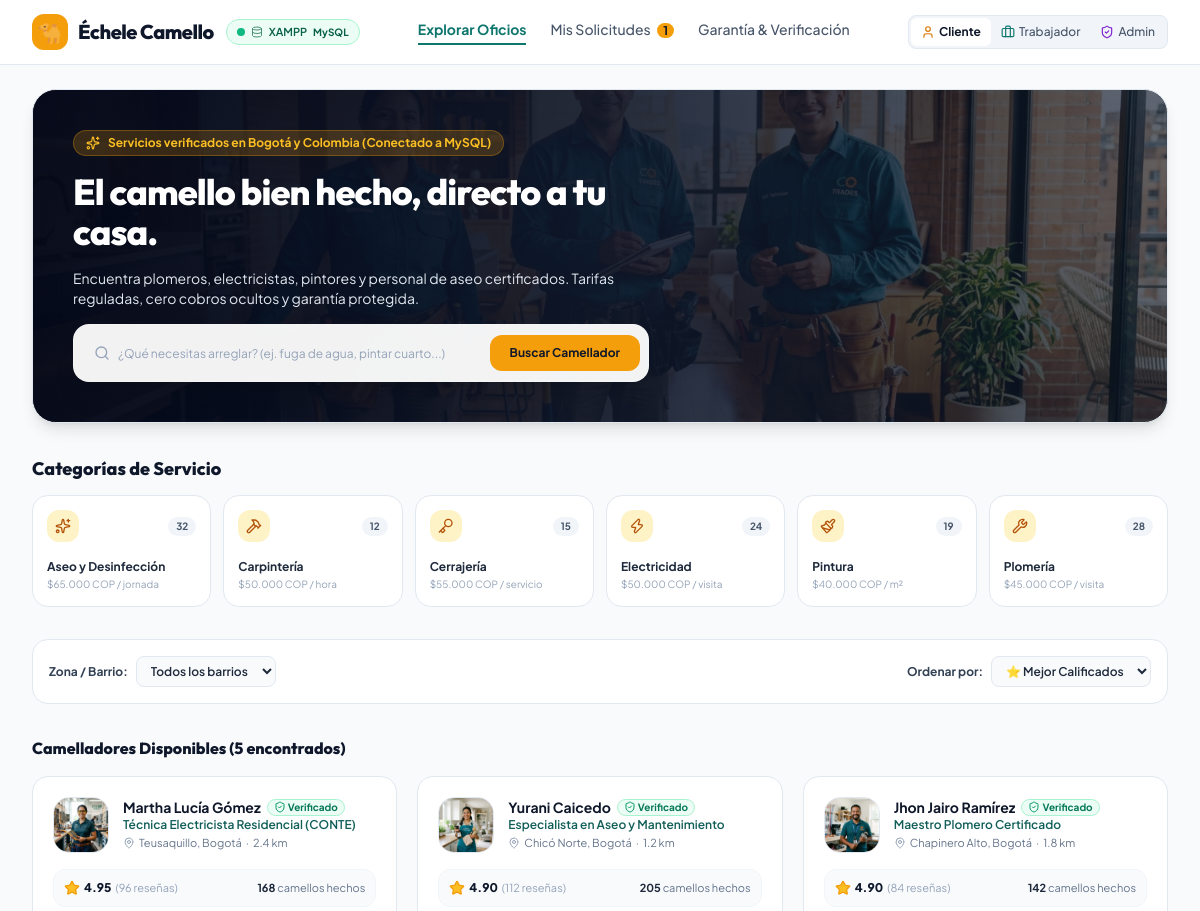
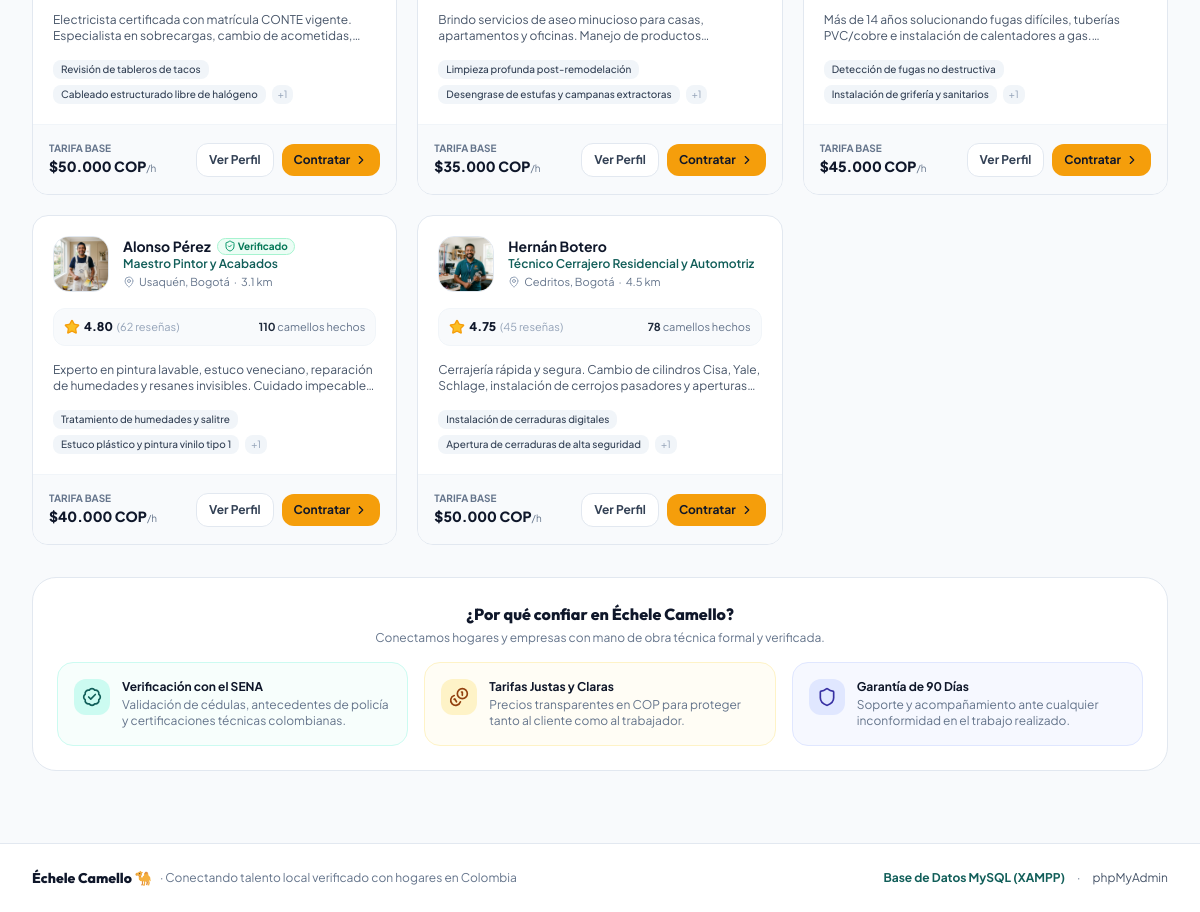
/php/index.php, run on the app's committed database (2 pictures, top to bottom).
### tables this page shows
CREATE TABLE `categories` (
  `id` VARCHAR(50) NOT NULL,
  `name` VARCHAR(100) NOT NULL,
  `iconName` VARCHAR(50) NOT NULL,
  `count` INT NOT NULL DEFAULT 0,
  `description` TEXT NOT NULL,
  `baseRate` VARCHAR(100) NOT NULL,
  PRIMARY KEY (`id`)
);

CREATE TABLE `workers` (
  `id` VARCHAR(50) NOT NULL,
  `name` VARCHAR(150) NOT NULL,
  `trade` VARCHAR(150) NOT NULL,
  `categoryId` VARCHAR(50) NOT NULL,
  `avatar` VARCHAR(255) NOT NULL,
  `rating` DECIMAL(3,2) NOT NULL DEFAULT 5.00,
  `reviewsCount` INT NOT NULL DEFAULT 0,
  `completedJobsCount` INT NOT NULL DEFAULT 0,
  `distanceKm` DECIMAL(4,1) NOT NULL DEFAULT 1.0,
  `neighborhood` VARCHAR(150) NOT NULL,
  `hourlyRate` INT NOT NULL DEFAULT 0,
  `baseServiceRate` INT NOT NULL DEFAULT 0,
  `bio` TEXT NOT NULL,
  `experienceYears` INT NOT NULL DEFAULT 0,
  `phone` VARCHAR(50) NOT NULL,
  `isVerified` TINYINT(1) NOT NULL DEFAULT 0,
  `documentStatus` ENUM('PENDIENTE_DE_VERIFICACION', 'VERIFICADO', 'RECHAZADO') NOT NULL DEFAULT 'PENDIENTE_DE_VERIFICACION',
  `isAvailableToday` TINYINT(1) NOT NULL DEFAULT 1,
  `specialties` LONGTEXT NOT NULL,
  `unavailableSlots` LONGTEXT NOT NULL,
  `created_at` TIMESTAMP DEFAULT CURRENT_TIMESTAMP,
  PRIMARY KEY (`id`),
  KEY `fk_worker_category` (`categoryId`),
  CONSTRAINT `fk_worker_category` FOREIGN KEY (`categoryId`) REFERENCES `categories` (`id`) ON DELETE CASCADE
);

### php/index.php (the view, shortened to what the rows shown need)
<?php
require_once __DIR__ . '/db.php';
require_once __DIR__ . '/functions.php';
$activeRole = $_GET['role'] ?? $_SESSION['role'] ?? 'cliente';
$activeTab = $_GET['tab'] ?? 'explorar';
$selectedCategory = $_GET['cat'] ?? null;
$selectedNeighborhood = $_GET['barrio'] ?? 'TODOS';
$searchQuery = trim($_GET['q'] ?? '');
$sortBy = $_GET['sort'] ?? 'rating';
$categories = getCategories($pdo);
$workers = getWorkers($pdo, $selectedCategory, $selectedNeighborhood, $searchQuery, $sortBy);
?>
<!DOCTYPE html>
<html lang="es">
<head>
    <script src="https://cdn.tailwindcss.com"></script>
</head>
<body class="min-h-screen flex flex-col text-slate-800">
    <main class="flex-1 max-w-7xl w-full mx-auto px-4 sm:px-6 lg:px-8 py-6 space-y-8">
        <?php if ($activeTab === 'explorar'): ?>
            <div class="relative rounded-3xl overflow-hidden shadow-lg border border-slate-200 bg-slate-900 min-h-[300px] flex items-center">
                <div class="relative z-10 max-w-2xl p-6 sm:p-10 space-y-4">
                    <h1 class="font-heading font-extrabold text-3xl sm:text-4xl text-white tracking-tight leading-tight">
                        El camello bien hecho, directo a tu casa.
                    </h1>
                </div>
            </div>
            <div class="space-y-3">
                <div class="flex items-center justify-between">
                    <h2 class="font-heading font-extrabold text-lg text-slate-900">Categorías de Servicio</h2>
                </div>
                <div class="grid grid-cols-2 sm:grid-cols-3 lg:grid-cols-6 gap-3">
                    <?php
                    $catIcons = [
                        'plomeria' => 'wrench',
                        'electricidad' => 'zap',
                        'pintura' => 'paintbrush',
                        'aseo' => 'sparkles',
                        'cerrajeria' => 'key',
                        'carpinteria' => 'hammer'
                    ];
                    foreach ($categories as $cat):
                        $isSelected = ($selectedCategory === $cat['id']);
                        $icon = $catIcons[$cat['id']] ?? 'briefcase';
                    ?>
                        <a href="index.php?tab=explorar&role=<?php echo $activeRole; ?>&cat=<?php echo $cat['id']; ?><?php echo !empty($searchQuery) ? '&q=' . urlencode($searchQuery) : ''; ?>" class="p-3.5 rounded-2xl border transition-all text-left flex flex-col justify-between h-28 group <?php echo $isSelected ? 'bg-teal-800 text-white border-teal-800 shadow-md ring-2 ring-teal-600' : 'bg-white hover:bg-slate-50 border-slate-200 text-slate-800 hover:shadow-xs'; ?>">
                            <div class="flex items-center justify-between">
                                <div class="w-8 h-8 rounded-xl flex items-center justify-center <?php echo $isSelected ? 'bg-white/20 text-white' : 'bg-amber-100 text-amber-700 group-hover:bg-amber-200'; ?>">
                                    <i data-lucide="<?php echo $icon; ?>" class="w-4 h-4"></i>
                                </div>
                                <span class="text-[10px] font-bold px-2 py-0.5 rounded-full <?php echo $isSelected ? 'bg-white/20 text-white' : 'bg-slate-100 text-slate-600'; ?>">
                                    <?php echo $cat['count']; ?>
                                </span>
                            </div>
                            <div>
                                <div class="font-bold text-xs"><?php echo htmlspecialchars($cat['name']); ?></div>
                                <div class="text-[10px] mt-0.5 line-clamp-1 <?php echo $isSelected ? 'text-teal-100' : 'text-slate-400'; ?>">
                                    <?php echo htmlspecialchars($cat['baseRate']); ?>
                                </div>
                            </div>
                        </a>
                    <?php endforeach; ?>
                </div>
            </div>
            <div>
                <?php if (empty($workers)): ?>
                    <div class="bg-white p-10 rounded-2xl border border-slate-200 text-center space-y-3">
                        <div class="w-12 h-12 rounded-full bg-slate-100 flex items-center justify-center mx-auto text-slate-400">
                            <i data-lucide="search-x" class="w-6 h-6"></i>
                        </div>
                        <h4 class="font-bold text-sm text-slate-800">No se encontraron camelladores</h4>
                        <p class="text-xs text-slate-500">Intenta cambiando el filtro de búsqueda o seleccionando otro barrio.</p>
                        <a href="index.php?tab=explorar&role=<?php echo $activeRole; ?>" class="inline-block px-4 py-2 bg-teal-800 text-white rounded-xl text-xs font-bold">Ver todos los camelladores</a>
                    </div>
                <?php else: ?>
                    <div class="grid grid-cols-1 md:grid-cols-2 lg:grid-cols-3 gap-5">
                        <?php foreach ($workers as $worker): ?>
                            <div class="bg-white rounded-2xl border border-slate-200 shadow-xs hover:shadow-md transition-all overflow-hidden flex flex-col justify-between">
                                <div class="p-5 space-y-4">
                                    <div class="flex items-start gap-3.5">
                                        <img src="<?php echo htmlspecialchars($worker['avatar_url']); ?>" alt="<?php echo htmlspecialchars($worker['name']); ?>" class="w-14 h-14 rounded-2xl object-cover border border-slate-200 shadow-2xs shrink-0">
                                        <div class="flex-1 min-w-0">
                                            <div class="flex items-center gap-1.5 flex-wrap">
                                                <h4 class="font-bold text-sm text-slate-900 truncate">
                                                    <?php echo htmlspecialchars($worker['name']); ?>
                                                </h4>
                                                <?php if ($worker['isVerified']): ?>
                                                    <span class="badge-verified px-1.5 py-0.2 rounded-full text-[10px] font-bold flex items-center gap-0.5">
                                                        <i data-lucide="shield-check" class="w-3 h-3 text-emerald-600"></i> Verificado
                                                    </span>
                                                <?php endif; ?>
                                            </div>
                                            <div class="text-xs text-teal-800 font-semibold line-clamp-1">
                                                <?php echo htmlspecialchars($worker['trade']); ?>
                                            </div>
                                            <div class="text-[11px] text-slate-500 flex items-center gap-1 mt-0.5">
                                                <i data-lucide="map-pin" class="w-3 h-3 text-slate-400"></i>
                                                <span><?php echo htmlspecialchars($worker['neighborhood']); ?></span>
                                                <span>·</span>
                                                <span><?php echo $worker['distanceKm']; ?> km</span>
                                            </div>
                                        </div>
                                    </div>
                                    <div class="bg-slate-50 p-2.5 rounded-xl border border-slate-100 flex items-center justify-between text-xs">
                                        <div class="flex items-center gap-1">
                                            <i data-lucide="star" class="w-4 h-4 fill-amber-400 text-amber-500"></i>
                                            <span class="font-extrabold text-slate-900"><?php echo number_format($worker['rating'], 2); ?></span>
                                            <span class="text-slate-400 text-[11px]">(<?php echo $worker['reviewsCount']; ?> reseñas)</span>
                                        </div>
                                        <div class="text-slate-500 text-[11px]">
                                            <strong class="text-slate-800 font-bold"><?php echo $worker['completedJobsCount']; ?></strong> camellos hechos
                                        </div>
                                    </div>
                                    <p class="text-xs text-slate-600 line-clamp-2">
                                        <?php echo htmlspecialchars($worker['bio']); ?>
                                    </p>
                                    <?php if (!empty($worker['specialties_list'])): ?>
                                        <div class="flex flex-wrap gap-1.5">
                                            <?php foreach (array_slice($worker['specialties_list'], 0, 2) as $spec): ?>
                                                <span class="px-2 py-0.5 bg-slate-100 text-slate-700 rounded-lg text-[10px] font-medium">
                                                    <?php echo htmlspecialchars($spec); ?>
                                                </span>
                                            <?php endforeach; ?>
                                            <?php if (count($worker['specialties_list']) > 2): ?>
                                                <span class="px-1.5 py-0.5 bg-slate-100 text-slate-400 rounded-lg text-[10px]">
                                                    +<?php echo count($worker['specialties_list']) - 2; ?>
                                                </span>
                                            <?php endif; ?>
                                        </div>
                                    <?php endif; ?>
                                </div>
                                <div class="p-4 bg-slate-50 border-t border-slate-100 flex items-center justify-between gap-2">
                                    <div>
                                        <div class="text-[10px] text-slate-500 uppercase font-bold">Tarifa Base</div>
                                        <div class="font-extrabold text-slate-900 text-sm">
                                            <?php echo formatCOP($worker['hourlyRate']); ?><span class="text-[10px] font-normal text-slate-500">/h</span>
                                        </div>
                                    </div>
                                    <div class="flex items-center gap-2">
                                        <button onclick="openWorkerModal('<?php echo $worker['id']; ?>')" class="px-3 py-2 bg-white hover:bg-slate-100 border border-slate-200 text-slate-700 rounded-xl text-xs font-bold transition-all shadow-2xs">
                                            Ver Perfil
                                        </button>
                                        <button onclick="openBookingModal('<?php echo $worker['id']; ?>', '<?php echo htmlspecialchars(addslashes($worker['name'])); ?>', '<?php echo htmlspecialchars(addslashes($worker['trade'])); ?>', '<?php echo $worker['hourlyRate']; ?>', '<?php echo htmlspecialchars(addslashes($worker['avatar_url'])); ?>', '<?php echo htmlspecialchars($worker['phone']); ?>')" class="px-3 py-2 bg-amber-500 hover:bg-amber-600 text-slate-900 rounded-xl text-xs font-bold transition-all shadow-xs flex items-center gap-1">
                                            <span>Contratar</span>
                                            <i data-lucide="chevron-right" class="w-3.5 h-3.5"></i>
                                        </button>
                                    </div>
                                </div>
                            </div>
                        <?php endforeach; ?>
                    </div>
                <?php endif; ?>
            </div>
        <?php endif; ?>
    </main>
</body>
</html>

### data on the page
categories: count "32", name "Aseo y Desinfección", baseRate "$65.000 COP / jornada"
categories: count "12", name "Carpintería", baseRate "$50.000 COP / hora"
categories: count "15", name "Cerrajería", baseRate "$55.000 COP / servicio"
categories: count "24", name "Electricidad", baseRate "$50.000 COP / visita"
categories: count "19", name "Pintura", baseRate "$40.000 COP / m²"
categories: count "28", name "Plomería", baseRate "$45.000 COP / visita"
workers: shows a picture, name "Martha Lucía Gómez", isVerified 1 (drawn), trade "Técnica Electricista Residencial (CONTE)", neighborhood "Teusaquillo, Bogotá", distanceKm "2.4", rating "4.95", reviewsCount "96", completedJobsCount "168", bio "Electricista certificada con matrícula CONTE vigente. Especialista en sobrecargas, cambio de…", spec "Revisión de tableros de tacos", spec "Cableado estructurado libre de halógeno", count($worker['specialties_list']) - 2 "1", hourlyRate "$50.000 COP"
workers: shows a picture, name "Yurani Caicedo", isVerified 1 (drawn), trade "Especialista en Aseo y Mantenimiento", neighborhood "Chicó Norte, Bogotá", distanceKm "1.2", rating "4.90", reviewsCount "112", completedJobsCount "205", bio "Brindo servicios de aseo minucioso para casas, apartamentos y oficinas. Manejo de…", spec "Limpieza profunda post-remodelación", spec "Desengrase de estufas y campanas extractoras", count($worker['specialties_list']) - 2 "1", hourlyRate "$35.000 COP"
workers: name "Jhon Jairo Ramírez", isVerified 1 (drawn), trade "Maestro Plomero Certificado", neighborhood "Chapinero Alto, Bogotá", distanceKm "1.8", rating "4.90", reviewsCount "84", completedJobsCount "142", bio "Más de 14 años solucionando fugas difíciles, tuberías PVC/cobre e instalación de calentadores a…", spec "Detección de fugas no destructiva", spec "Instalación de grifería y sanitarios", count($worker['specialties_list']) - 2 "1", hourlyRate "$45.000 COP"
workers: shows a picture, name "Alonso Pérez", isVerified 1 (drawn), trade "Maestro Pintor y Acabados", neighborhood "Usaquén, Bogotá", distanceKm "3.1", rating "4.80", reviewsCount "62", completedJobsCount "110", bio "Experto en pintura lavable, estuco veneciano, reparación de humedades y resanes invisibles. Cuidado…", spec "Tratamiento de humedades y salitre", spec "Estuco plástico y pintura vinilo tipo 1", count($worker['specialties_list']) - 2 "1", hourlyRate "$40.000 COP"
workers: name "Hernán Botero", trade "Técnico Cerrajero Residencial y Automotriz", neighborhood "Cedritos, Bogotá", distanceKm "4.5", rating "4.75", reviewsCount "45", completedJobsCount "78", bio "Cerrajería rápida y segura. Cambio de cilindros Cisa, Yale, Schlage, instalación de cerrojos pasadores y…", spec "Instalación de cerraduras digitales", spec "Apertura de cerraduras de alta seguridad", count($worker['specialties_list']) - 2 "1", hourlyRate "$50.000 COP"

### other printed values
$pendingCount "1"
count($workers) "5"
